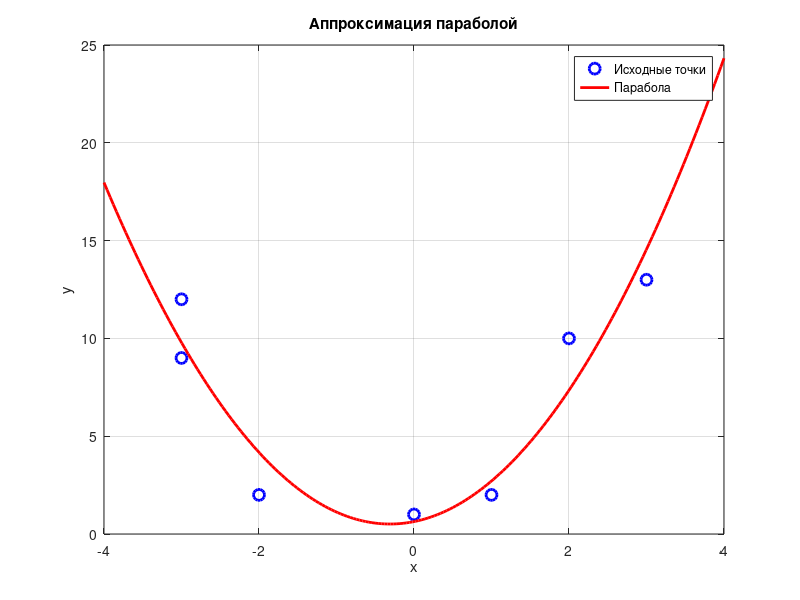

This chart was generated by the following MATLAB code:
%xg = linspace(-3, 3, 400);
%f = @(x) x.^4 - 4*x.^2 + 2*x + 3;
%plot(xg, f(xg), 'b','LineWidth',2); grid on;
%title('График функции для снятия точек');
%xlabel('x'); ylabel('y');

% === Табличные данные (вставь свои точки!!!) ===
x = [-3, -3, -2, 0, 1, 2, 3];
y = [12, 9, 2, 1, 2, 10, 13];

% --- Суммы ---
S1 = sum(x);
S2 = sum(x.^2);
S3 = sum(x.^3);
S4 = sum(x.^4);
n  = length(x);

% --- Матрица T ---
T = [S4, S3, S2;
     S3, S2, S1;
     S2, S1, n];

% --- Вектор D ---
S_y   = sum(y);
S_xy  = sum(x .* y);
S_x2y = sum((x.^2) .* y);

D = [S_x2y; S_xy; S_y];

% --- Решение системы ---
X = T \ D;
a2 = X(1);
a1 = X(2);
a0 = X(3);

% --- Стандартная форма ---
fprintf('\n=== Классический вид параболы ===\n');
fprintf("f(x) = %.4f*x^2 + %.4f*x + %.4f\n", a2, a1, a0);

% --- Новый вид параболы ---
A = a2;                   
x0 = -a1 / (2*a2);        
B = A*x0^2 + a1*x0 + a0;  

fprintf('\n=== Новый (вершинный) вид ===\n');
fprintf("f(x) = %.4f * (x - %.4f)^2 + %.4f\n", A, x0, B);

% --- Значения модели ---
f_x = a2*x.^2 + a1*x + a0;

% --- Ошибки ---
err_sq  = abs(sum((y - f_x)));       % сумма квадратов ошибок

fprintf('\n=== Ошибки ===\n');
fprintf("|SUM( (y_i - f(x_i))|) = %.6f\n\n", err_sq);

% --- График ---
figure;
plot(x, y, 'bo', 'MarkerSize', 8, 'LineWidth', 2); hold on;

x_plot = linspace(min(x)-1, max(x)+1, 200);
y_plot = a2*x_plot.^2 + a1*x_plot + a0;

plot(x_plot, y_plot, 'r-', 'LineWidth', 2);
grid on;

title('Аппроксимация параболой');
xlabel('x');
ylabel('y');
legend('Исходные точки', 'Парабола', 'Location', 'best');
